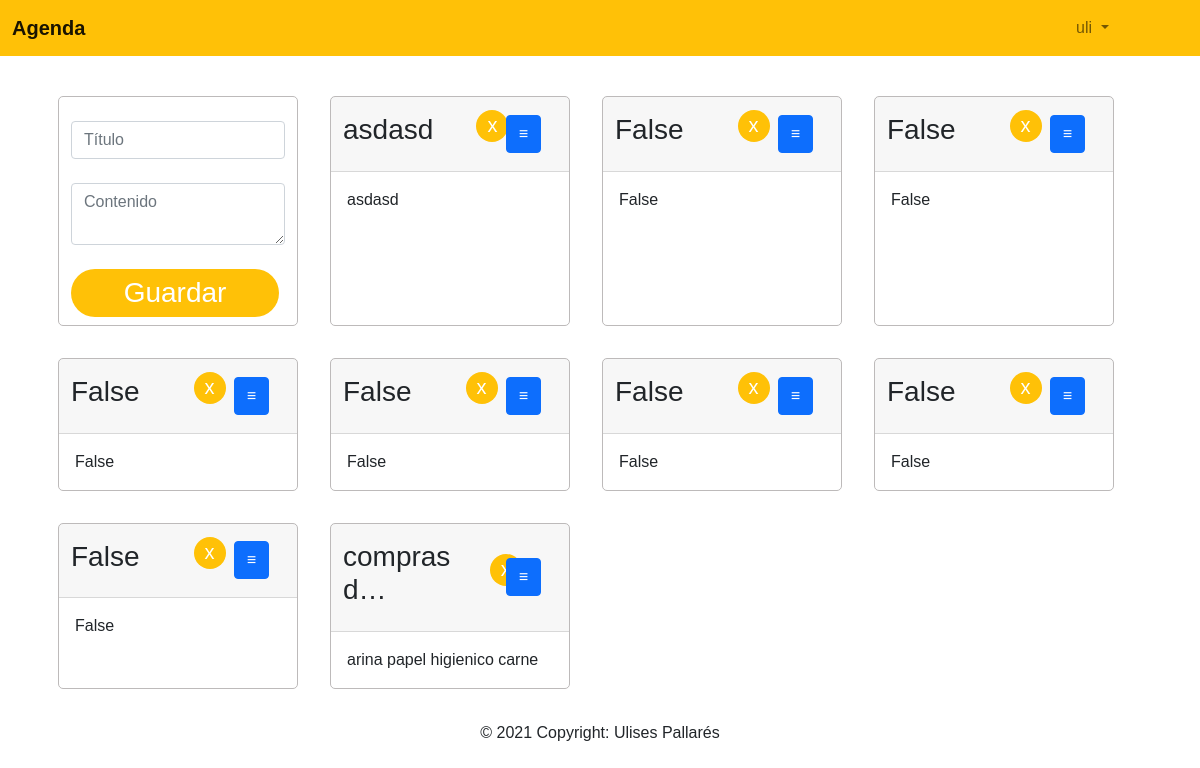
Before: /lista_notas (signed in) with the older database file.
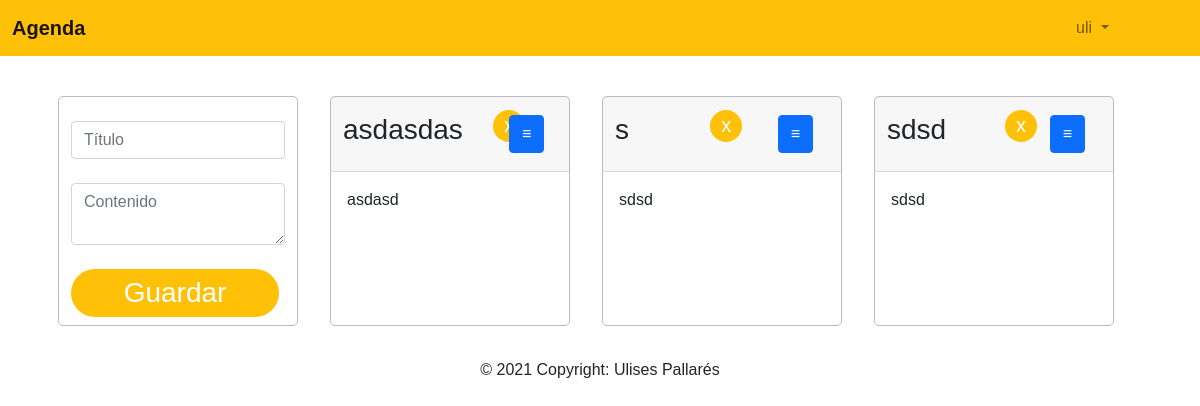
After: the same page with the newer database file.
### Notitas/models.py (models this page shows, shortened)
class notitas(models.Model):
    titulo = models.CharField(max_length=100)
    contenido = models.TextField()
    propietario = models.ForeignKey(User, on_delete=models.CASCADE)
    fecha_creacion = models.DateTimeField(auto_now_add=True)

### Notitas/views.py (the view)
# urls.py: path('lista_notas',NotasListView.as_view(),name='lista_notas'),
@method_decorator(login_required, name='dispatch')
class NotasListView(ListView):
    model = notitas
    template_name = 'crud_notitas.html'
    context_object_name = 'notatias'
    def get_queryset(self):
        return notitas.objects.filter(propietario_id = self.request.user.id).order_by('fecha_creacion').reverse()

### Notitas/templates/crud_notitas.html (shortened to what this page needs)
{% extends "base.html" %}
{% block content %}
<br>
<section class="main-section">
  <div class="cards">
        <nav class="navbar navbar-expand-lg navbar-light" >
            <div class="container-fluid " >
              <div class="class content" >
                  <div id="obj1" >
                    <form class="form-gropup" action="{% url 'crear_nota' %}" method="POST" style="margin-top:1rem">
                      <div class="form-group">
                        <input type="text" class="form-control" id="texttitulo" placeholder="Título" name="texttitulo" style="margin-top=1rem" >
                      </div>
                      <br>
                      <div class="form-group">
                        <textarea class="form-control" id="textcontenido" placeholder="Contenido" name="textcontenido"></textarea>
                      </div>
                      <br>
                      <button  class="btn"  type="submit" onclick="ocultar()" style=" border-radius:1.5rem;background-color: #ffc107; color: #fff; height: 3rem; width: 13rem;" >
                        <h3 >Guardar</h3>
                      </button>
                    </form>
                  </div>
              </div>
            </div>
        </nav>
</div>
  {% for nota in notatias %}
  <div class="cards">
    <div class="card-header">
        <nav class="navbar navbar-expand-lg navbar-light">
            <div class="container-fluid ">
              <h3  style="margin-left:-1rem">{{ nota.titulo | truncatechars:"10"}} </h3>
                <a class="navbar-brand" href="eliminar_nota/{{ nota.id }}" id="btnEliminacion_nota" style = "margin-left:30px; margin-right:-1rem; margin-top:-1rem">
                  <button type="button"  class="btn btnEliminacion_nota"  onclick="ocultar()" style=" border-radius:1.5rem; background-color: #ffc107; color: #fff; height: 2rem; width: 2rem; " >
                    <h5 style="margin-top:-4px; margin-left: -2px; ">x</h5>
                  </button>
                </a>
                  <button  type="button" class="btn btn-primary " onclick="myFunction({{nota.id}},'{{nota.titulo}}','{{ nota.contenido}}','{{ csrf_token }}')"  data-toggle="modal" data-target="#exampleModalLong"  >
                    <strong>
                    ≡
                    </strong>
                  </button>
              </div>
        </nav>
    </div>
    <div class="card-body " >
      <p class="card-text"   >{{nota.contenido| truncatewords:"20"}}</p>
    </div>
</div>
{% endfor %}
</section>
{% endblock %}

### Agenda_contactos/templates/base.html (shortened to what this page needs)
<!DOCTYPE html>
<html lang="en">
  <head>
    {% load static %}
    <link href="https://cdn.jsdelivr.net/npm/bootstrap@5.1.2/dist/css/bootstrap.min.css" rel="stylesheet">
    <link rel="stylesheet" href="{% static 'css/crud.css' %}">
  </head>
  <body>
    <nav class=" navbar navbar-expand-lg navbar-light bg-warning ">
      <div class="container-fluid ">
        <div class="class content">
        <a class="navbar-brand" href="home"><strong>Agenda</strong></a>
        </div>
        <div class="mx-left" style="width: 120px;" class="collapse navbar-collapse" id="navbarSupportedContent">
          <ul class="navbar-nav me-auto mb-6 mb-lg-0">
            <li class="nav-item dropdown mx-right">
              <a class="nav-link dropdown-toggle"  href="home" id="navbarDropdown" role="button" data-bs-toggle="dropdown" aria-expanded="false" >
                {{user.username}}
              </a>
            </li>
          </ul>
        </div>
      </div>
    </nav>
    <div class="container">
      {% block content %}
      {% endblock %}
    </div>
    <footer>
      <div class="footer-copyright text-center py-3">© 2021 Copyright: Ulises Pallarés
      </div>
    </footer>
  </body>
</html>

### Agenda_contactos/static/css/crud.css (style rules this page uses)
:root { --cardWidth: 240px; --cardMargin: 16px; }
html, body { height: 100%; margin: 0; font-family: Helvetica; width: 100%; }
.main-section { display: flex; justify-content: flex-start; flex-wrap: wrap; }
.cards { width: var(--cardWidth); height: var(--cardHeight); margin: var(--cardMargin); border: rgb(148, 10, 10); border-color: rgb(189, 186, 186); border-style: solid; border-width: 1px; border-radius: 5px; background: rgb(255, 255, 255); }

Changed rows visible on the page:
removed notitas: titulo "asdasd", contenido "asdasd"
removed notitas: titulo "False", contenido "False"
removed notitas: titulo "False", contenido "False"
removed notitas: titulo "False", contenido "False"
removed notitas: titulo "False", contenido "False"
removed notitas: titulo "False", contenido "False"
removed notitas: titulo "False", contenido "False"
removed notitas: titulo "False", contenido "False"
removed notitas: titulo "compras d…", contenido "arina papel higienico carne"
added notitas: titulo "asdasdas", contenido "asdasd"
added notitas: titulo "s", contenido "sdsd"
added notitas: titulo "sdsd", contenido "sdsd"
